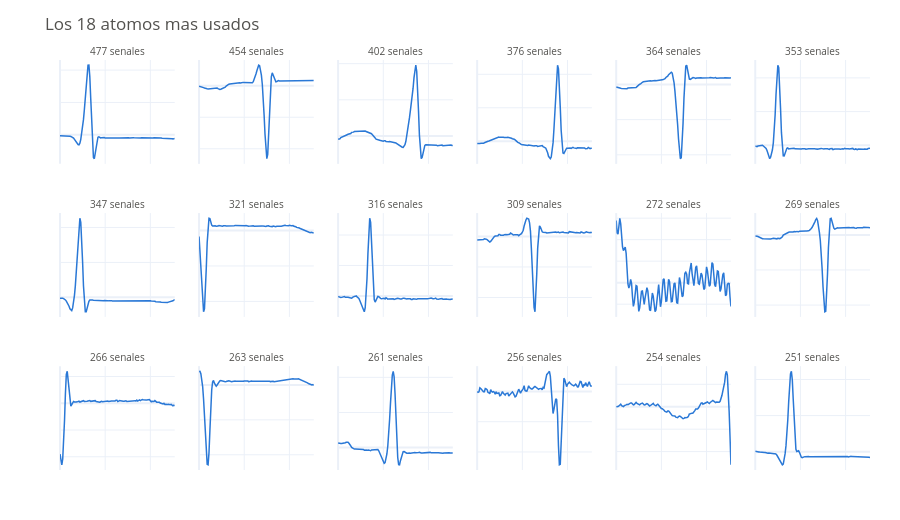

This figure's notebook cell:
### Markdown cell above
## 6. Resultados

### Que aprendio el diccionario

Los atomos ordenados por uso, o sea por en cuantas senales participa
cada uno. Si el entrenamiento sirvio, aqui no hay ruido: hay
complejos QRS en distintas posiciones y polaridades.

### Code cell
usos_ecg = np.count_nonzero(alpha_prueba, axis=1)
orden = np.argsort(-usos_ecg)[:18]

fig = make_subplots(
    rows=3, cols=6,
    subplot_titles=[f"{usos_ecg[j]} senales" for j in orden],
    vertical_spacing=0.12, horizontal_spacing=0.03)

for i, j in enumerate(orden):
    fig.add_trace(go.Scatter(y=d_ecg[:, j], mode="lines",
                             line=dict(color=AZUL, width=1.5),
                             showlegend=False),
                  row=i // 6 + 1, col=i % 6 + 1)

fig.update_xaxes(showticklabels=False)
fig.update_yaxes(showticklabels=False)
fig.update_annotations(font_size=10)
fig.update_layout(height=520,
                  title="Los 18 atomos mas usados", **PLANTILLA)
fig.show()
